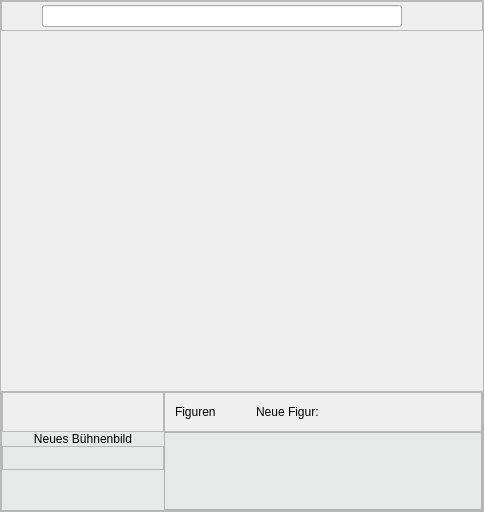
     <widget class="QFrame" name="leftAreaFrame">
      <property name="frameShape">
       <enum>QFrame::StyledPanel</enum>
      </property>
      <property name="frameShadow">
       <enum>QFrame::Raised</enum>
      </property>
      <layout class="QVBoxLayout" name="verticalLayout">
       <property name="spacing">
        <number>0</number>
       </property>
       <property name="leftMargin">
        <number>0</number>
       </property>
       <property name="topMargin">
        <number>0</number>
       </property>
       <property name="rightMargin">
        <number>0</number>
       </property>
       <property name="bottomMargin">
        <number>0</number>
       </property>
       <item>
        <widget class="QFrame" name="upperSceneFrame">
         <property name="sizePolicy">
          <sizepolicy hsizetype="Fixed" vsizetype="Fixed">
           <horstretch>0</horstretch>
           <verstretch>0</verstretch>
          </sizepolicy>
         </property>
         <property name="minimumSize">
          <size>
           <width>482</width>
           <height>30</height>
          </size>
         </property>
         <property name="frameShape">
          <enum>QFrame::StyledPanel</enum>
         </property>
         <property name="frameShadow">
          <enum>QFrame::Raised</enum>
         </property>
         <layout class="QHBoxLayout" name="horizontalLayout_2">
          <property name="spacing">
           <number>0</number>
          </property>
          <property name="leftMargin">
           <number>0</number>
          </property>
          <property name="topMargin">
           <number>0</number>
          </property>
          <property name="rightMargin">
           <number>0</number>
          </property>
          <property name="bottomMargin">
           <number>0</number>
          </property>
          <item>
           <widget class="QPushButton" name="buttonFullScreen">
            <property name="text">
             <string/>
            </property>
            <property name="icon">
             <iconset resource="resources.qrc">
              <normaloff>:/Assets/fullScreenOff.png</normaloff>
              <normalon>:/Assets/fullScreenOff.png</normalon>:/Assets/fullScreenOff.png</iconset>
            </property>
            <property name="flat">
             <bool>true</bool>
            </property>
           </widget>
          </item>
          <item>
           <widget class="QLineEdit" name="lineEdit"/>
          </item>
          <item>
           <widget class="QPushButton" name="buttonScriptStart">
            <property name="text">
             <string/>
            </property>
            <property name="icon">
             <iconset resource="resources.qrc">
              <normaloff>:/Assets/greenFlagOff.png</normaloff>:/Assets/greenFlagOff.png</iconset>
            </property>
            <property name="flat">
             <bool>true</bool>
            </property>
           </widget>
          </item>
          <item>
           <widget class="QPushButton" name="buttonScriptStop">
            <property name="text">
             <string/>
            </property>
            <property name="icon">
             <iconset resource="resources.qrc">
              <normaloff>:/Assets/stopOn.png</normaloff>:/Assets/stopOn.png</iconset>
            </property>
            <property name="flat">
             <bool>true</bool>
            </property>
           </widget>
          </item>
         </layout>
        </widget>
       </item>
       <item>
        <widget class="Scene" name="scene" native="true">
         <property name="sizePolicy">
          <sizepolicy hsizetype="Fixed" vsizetype="Fixed">
           <horstretch>0</horstretch>
           <verstretch>0</verstretch>
          </sizepolicy>
         </property>
         <property name="minimumSize">
          <size>
           <width>482</width>
           <height>360</height>
          </size>
         </property>
         <property name="contextMenuPolicy">
          <enum>Qt::CustomContextMenu</enum>
         </property>
        </widget>
       </item>
       <item>
        <widget class="QFrame" name="selectionFrame">
         <property name="sizePolicy">
          <sizepolicy hsizetype="Fixed" vsizetype="Expanding">
           <horstretch>0</horstretch>
           <verstretch>0</verstretch>
          </sizepolicy>
         </property>
         <property name="minimumSize">
          <size>
           <width>482</width>
           <height>0</height>
          </size>
         </property>
         <property name="frameShape">
          <enum>QFrame::StyledPanel</enum>
         </property>
         <property name="frameShadow">
          <enum>QFrame::Raised</enum>
         </property>
         <layout class="QGridLayout" name="gridLayout">
          <property name="leftMargin">
           <number>0</number>
          </property>
          <property name="topMargin">
           <number>0</number>
          </property>
          <property name="rightMargin">
           <number>0</number>
          </property>
          <property name="bottomMargin">
           <number>0</number>
          </property>
          <property name="spacing">
           <number>0</number>
          </property>
          <item row="0" column="1">
           <widget class="QFrame" name="upperSpriteFrame">
            <property name="sizePolicy">
             <sizepolicy hsizetype="Preferred" vsizetype="Fixed">
              <horstretch>0</horstretch>
              <verstretch>0</verstretch>
             </sizepolicy>
            </property>
            <property name="minimumSize">
             <size>
              <width>0</width>
              <height>40</height>
             </size>
            </property>
            <property name="frameShape">
             <enum>QFrame::StyledPanel</enum>
            </property>
            <property name="frameShadow">
             <enum>QFrame::Raised</enum>
            </property>
            <layout class="QHBoxLayout" name="horizontalLayout_7">
             <property name="spacing">
              <number>0</number>
             </property>
             <property name="leftMargin">
              <number>10</number>
             </property>
             <property name="topMargin">
              <number>0</number>
             </property>
             <property name="rightMargin">
              <number>2</number>
             </property>
             <property name="bottomMargin">
              <number>0</number>
             </property>
             <item>
              <widget class="QLabel" name="label_2">
               <property name="text">
                <string>Figuren</string>
               </property>
              </widget>
             </item>
             <item>
              <spacer name="horizontalSpacer_2">
               <property name="orientation">
                <enum>Qt::Horizontal</enum>
               </property>
               <property name="sizeHint" stdset="0">
                <size>
                 <width>40</width>
                 <height>20</height>
                </size>
               </property>
              </spacer>
             </item>
             <item>
              <widget class="QLabel" name="label">
               <property name="text">
                <string>Neue Figur:</string>
               </property>
              </widget>
             </item>
             <item>
              <widget class="QPushButton" name="pushButton_7">
               <property name="sizePolicy">
                <sizepolicy hsizetype="Fixed" vsizetype="Fixed">
                 <horstretch>0</horstretch>
                 <verstretch>0</verstretch>
                </sizepolicy>
               </property>
               <property name="styleSheet">
                <string notr="true"/>
               </property>
               <property name="text">
                <string/>
               </property>
               <property name="icon">
                <iconset resource="resources.qrc">
                 <normaloff>:/Assets/libraryOff.png</normaloff>:/Assets/libraryOff.png</iconset>
               </property>
               <property name="flat">
                <bool>true</bool>
               </property>
              </widget>
             </item>
             <item>
              <widget class="QPushButton" name="pushButton_6">
               <property name="sizePolicy">
                <sizepolicy hsizetype="Fixed" vsizetype="Fixed">
                 <horstretch>0</horstretch>
                 <verstretch>0</verstretch>
                </sizepolicy>
               </property>
               <property name="text">
                <string/>
               </property>
               <property name="icon">
                <iconset resource="resources.qrc">
                 <normaloff>:/Assets/paintbrushOff.png</normaloff>:/Assets/paintbrushOff.png</iconset>
               </property>
               <property name="flat">
                <bool>true</bool>
               </property>
              </widget>
             </item>
             <item>
              <widget class="QPushButton" name="spriteFromFile">
               <property name="sizePolicy">
                <sizepolicy hsizetype="Fixed" vsizetype="Fixed">
                 <horstretch>0</horstretch>
                 <verstretch>0</verstretch>
                </sizepolicy>
               </property>
               <property name="text">
                <string/>
               </property>
               <property name="icon">
                <iconset resource="resources.qrc">
                 <normaloff>:/Assets/importOff.png</normaloff>:/Assets/importOff.png</iconset>
               </property>
               <property name="flat">
                <bool>true</bool>
               </property>
              </widget>
             </item>
             <item>
              <widget class="QPushButton" name="pushButton_8">
               <property name="sizePolicy">
                <sizepolicy hsizetype="Fixed" vsizetype="Fixed">
                 <horstretch>0</horstretch>
                 <verstretch>0</verstretch>
                </sizepolicy>
               </property>
               <property name="text">
                <string/>
               </property>
               <property name="icon">
                <iconset resource="resources.qrc">
                 <normaloff>:/Assets/cameraOff.png</normaloff>:/Assets/cameraOff.png</iconset>
               </property>
               <property name="flat">
                <bool>true</bool>
               </property>
              </widget>
             </item>
            </layout>
           </widget>
          </item>
          <item row="0" column="0">
           <widget class="QFrame" name="selectionPaddingFrame">
            <property name="sizePolicy">
             <sizepolicy hsizetype="Preferred" vsizetype="Fixed">
              <horstretch>0</horstretch>
              <verstretch>0</verstretch>
             </sizepolicy>
            </property>
            <property name="minimumSize">
             <size>
              <width>0</width>
              <height>40</height>
             </size>
            </property>
            <property name="frameShape">
             <enum>QFrame::StyledPanel</enum>
            </property>
            <property name="frameShadow">
             <enum>QFrame::Raised</enum>
            </property>
           </widget>
          </item>
          <item row="1" column="1">
           <widget class="QFrame" name="spriteSelectionFrame">
            <property name="styleSheet">
             <string notr="true">QFrame#spriteSelectionFrame
{
	background-color: rgb(231, 233, 233);
	border-left: 1px solid #d0d1d2;
}</string>
            </property>
            <property name="frameShape">
             <enum>QFrame::StyledPanel</enum>
            </property>
            <property name="frameShadow">
             <enum>QFrame::Raised</enum>
            </property>
            <layout class="QHBoxLayout" name="horizontalLayout_13">
             <property name="spacing">
              <number>0</number>
             </property>
             <property name="leftMargin">
              <number>0</number>
             </property>
             <property name="topMargin">
              <number>0</number>
             </property>
             <property name="rightMargin">
              <number>0</number>
             </property>
             <property name="bottomMargin">
              <number>0</number>
             </property>
             <item>
              <widget class="SpriteSelect" name="spriteSelect" native="true"/>
             </item>
             <item>
              <spacer name="horizontalSpacer_3">
               <property name="orientation">
                <enum>Qt::Horizontal</enum>
               </property>
               <property name="sizeHint" stdset="0">
                <size>
                 <width>40</width>
                 <height>20</height>
                </size>
               </property>
              </spacer>
             </item>
            </layout>
           </widget>
          </item>
          <item row="1" column="0">
           <widget class="QFrame" name="selectionBackground">
            <property name="sizePolicy">
             <sizepolicy hsizetype="Fixed" vsizetype="Preferred">
              <horstretch>0</horstretch>
              <verstretch>0</verstretch>
             </sizepolicy>
            </property>
            <property name="minimumSize">
             <size>
              <width>75</width>
              <height>0</height>
             </size>
            </property>
            <property name="styleSheet">
             <string notr="true">QFrame#selectionBackground
{
	background-color: rgb(231, 233, 233);
} </string>
            </property>
            <layout class="QVBoxLayout" name="verticalLayout_8">
             <property name="spacing">
              <number>0</number>
             </property>
             <property name="leftMargin">
              <number>0</number>
             </property>
             <property name="topMargin">
              <number>0</number>
             </property>
             <property name="rightMargin">
              <number>0</number>
             </property>
             <property name="bottomMargin">
              <number>0</number>
             </property>
             <item>
              <widget class="QLabel" name="newBg">
               <property name="text">
                <string>Neues Bühnenbild</string>
               </property>
               <property name="alignment">
                <set>Qt::AlignCenter</set>
               </property>
              </widget>
             </item>
             <item>
              <widget class="QFrame" name="bgFrame">
               <property name="frameShape">
                <enum>QFrame::StyledPanel</enum>
               </property>
               <property name="frameShadow">
                <enum>QFrame::Raised</enum>
               </property>
               <layout class="QHBoxLayout" name="horizontalLayout_18">
                <property name="spacing">
                 <number>0</number>
                </property>
                <property name="leftMargin">
                 <number>0</number>
                </property>
                <property name="topMargin">
                 <number>0</number>
                </property>
                <property name="rightMargin">
                 <number>0</number>
                </property>
                <property name="bottomMargin">
                 <number>0</number>
                </property>
                <item>
                 <widget class="QPushButton" name="bgFromLibaray">
                  <property name="text">
                   <string/>
                  </property>
                  <property name="icon">
                   <iconset resource="resources.qrc">
                    <normaloff>:/Assets/landscapeOff.png</normaloff>:/Assets/landscapeOff.png</iconset>
                  </property>
                  <property name="flat">
                   <bool>true</bool>
                  </property>
                 </widget>
                </item>
                <item>
                 <widget class="QPushButton" name="bgFromDraw">
                  <property name="text">
                   <string/>
                  </property>
                  <property name="icon">
                   <iconset resource="resources.qrc">
                    <normaloff>:/Assets/paintbrushOff.png</normaloff>:/Assets/paintbrushOff.png</iconset>
                  </property>
                  <property name="flat">
                   <bool>true</bool>
                  </property>
                 </widget>
                </item>
                <item>
                 <widget class="QPushButton" name="bgFromFile">
                  <property name="text">
                   <string/>
                  </property>
                  <property name="icon">
                   <iconset resource="resources.qrc">
                    <normaloff>:/Assets/importOff.png</normaloff>:/Assets/importOff.png</iconset>
                  </property>
                  <property name="flat">
                   <bool>true</bool>
                  </property>
                 </widget>
                </item>
                <item>
                 <widget class="QPushButton" name="bgFromPhoto">
                  <property name="text">
                   <string/>
                  </property>
                  <property name="icon">
                   <iconset resource="resources.qrc">
                    <normaloff>:/Assets/cameraOff.png</normaloff>:/Assets/cameraOff.png</iconset>
                  </property>
                  <property name="flat">
                   <bool>true</bool>
                  </property>
                 </widget>
                </item>
               </layout>
              </widget>
             </item>
             <item>
              <spacer name="verticalSpacer_2">
               <property name="orientation">
                <enum>Qt::Vertical</enum>
               </property>
               <property name="sizeHint" stdset="0">
                <size>
                 <width>20</width>
                 <height>40</height>
                </size>
               </property>
              </spacer>
             </item>
            </layout>
           </widget>
          </item>
         </layout>
        </widget>
       </item>
      </layout>
     </widget>
